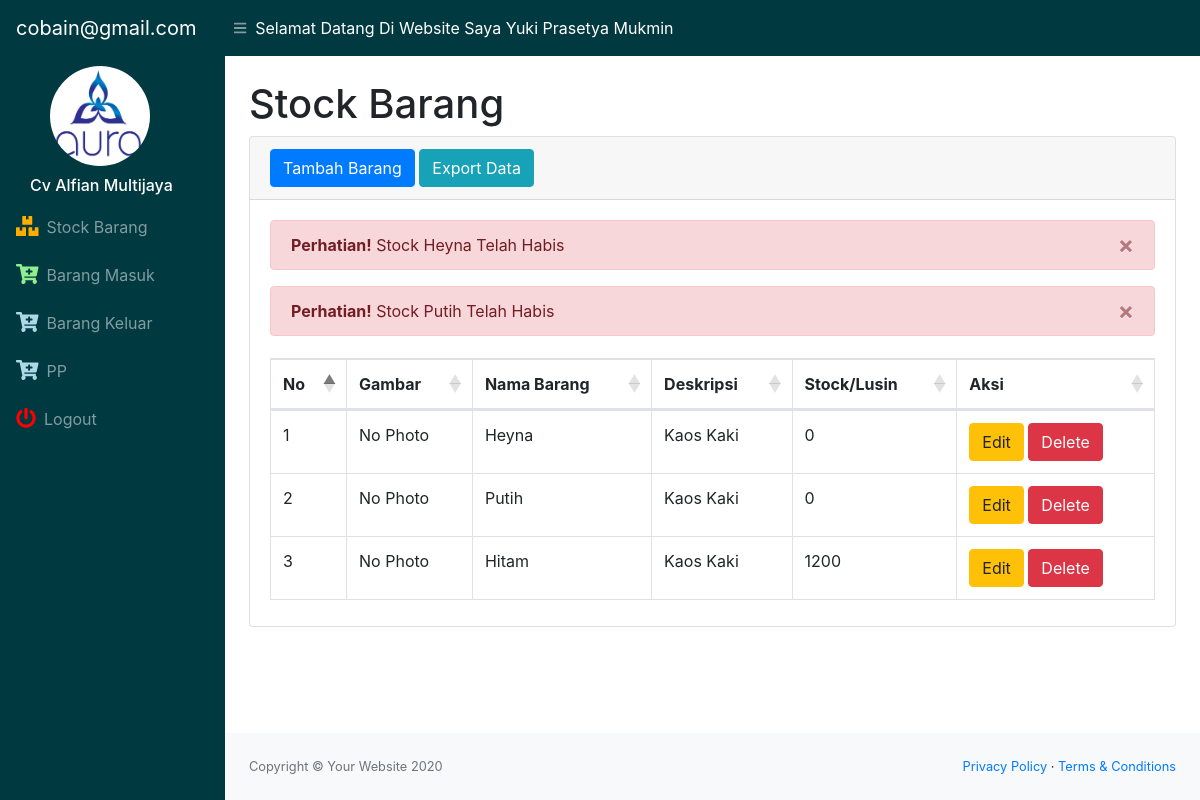
Page /admin (signed in) on the committed database.
### tables this page shows
CREATE TABLE `stock` (
  `idbarang` int(11) NOT NULL AUTO_INCREMENT,
  `namabarang` varchar(25) NOT NULL,
  `deskripsi` varchar(25) NOT NULL,
  `stock` int(11) NOT NULL,
  `image` varchar(99) DEFAULT NULL,
  PRIMARY KEY (`idbarang`)
);

### admin/index.php (the view, shortened to what this page needs)
<?php
require "../function.php";
$email = $_SESSION['email'];
?>
<!DOCTYPE html>
<html lang="en">
    <head>
        <link href="../css/styles.css" rel="stylesheet" />
        <link href="https://cdn.datatables.net/1.10.20/css/dataTables.bootstrap4.min.css" rel="stylesheet" />
    </head>
    <body class="sb-nav-fixed" >
        <nav class="sb-topnav navbar navbar-expand navbar-dark" style="background-color:#003940;" >
            <a class="navbar-brand" href="index.php"><?=$email;?></a>
            <button class="btn btn-link btn-sm order-1 order-lg-0" id="sidebarToggle" href="#"><i class="fas fa-bars"></i></button>
            <marquee style='color: white;'>Selamat Datang Di Website Saya Yuki Prasetya Mukmin</marquee>
        </nav>
        <div id="layoutSidenav">
            <div id="layoutSidenav_nav" >
                <nav class="sb-sidenav accordion sb-sidenav-dark" id="sidenavAccordion">
                    <div class="sb-sidenav-menu" style="background-color:#003940;">
                        <div class="nav">
                            <img src="aura.jpg" alt="yuki" style=" border-radius: 90%; height: 100px; width: 100px; margin-left: 50px; margin-top: 10px;">
                            <h6 style="margin-left: 30px; margin-top:10px; color: white;">Cv Alfian Multijaya</h6>
                            <a class="nav-link" href="index.php">
                                <div class="sb-nav-link-icon"><i class='fas fa-boxes' style='font-size:20px;color:#ffae00'></i></div>
                                Stock Barang
                            </a>
                            <a class="nav-link" href="masuk.php">
                                <div class="sb-nav-link-icon"><i class='fas fa-cart-plus' style='font-size:20px;color:lightgreen;'></i></div>
                                Barang Masuk
                            </a>
                            <a class="nav-link" href="keluar.php">
                                <div class="sb-nav-link-icon"><i class='fas fa-cart-plus' style='font-size:20px;color:lightblue;'></i></div>
                                Barang Keluar
                            </a>
                            <a class="nav-link" href="permintaanbarangkeluar.php">
                                <div class="sb-nav-link-icon"><i class='fas fa-cart-plus' style='font-size:20px;color:lightblue;'></i></div>
                                PP
                            </a>
                                <a class="nav-link" href="../logout.php">
                                <div class="sb-nav-link-icon"><i class='fas fa-power-off' style='font-size:20px;color:red'></i></div>
                                Logout
                            </a>
                        </div>
                    </div>
                </nav>
            </div>
            <div id="layoutSidenav_content">
                <main>
                    <div class="container-fluid" >
                        <h1 class="mt-4">Stock Barang</h1>
                        <div class="card mb-4">
                            <div class="card-header">
                              <button type="button" class="btn btn-primary" data-toggle="modal" data-target="#myModal">
                                Tambah Barang
                              </button>
                              <a href="export.php" class="btn btn-info">Export Data</a>
                            </div>
                            <div class="card-body">
                            <?php
                            $ambildatastock = mysqli_query($conn, "select * from stock where stock < 1");
                            while($fetch=mysqli_fetch_array($ambildatastock)){
                                $barang = $fetch['namabarang'];
                            ?>
                            <div class="alert alert-danger alert-dismissible">
                            <button type="button" class="close" data-dismiss="alert">&times;</button>
                            <strong>Perhatian!</strong> Stock <?=$barang;?> Telah Habis
                            </div>
                            <?php
                            }
                            ?>
                                    <table class="table table-bordered" id="mau" width="100%" cellspacing="0">
                                        <thead>
                                        <tr>
                                            <th>No</th>
                                            <th>Gambar</th>
                                            <th>Nama Barang</th>
                                            <th>Deskripsi</th>
                                            <th>Stock/Lusin</th>
                                            <th>Aksi</th>
                                        </tr>
                                        </thead>
                                        <tbody>
                                          <?php
                                        $ambilsemuadatastock = mysqli_query($conn, "select * from stock");
                                         $i = 1;
                                        while($data=mysqli_fetch_array($ambilsemuadatastock)){
                                        $namabarang = $data['namabarang'];
                                        $deskripsi = $data['deskripsi'];
                                        $stock = $data['stock'];
                                        $idb = $data['idbarang'];
                                        $gambar = $data['image'];
                                        if($gambar==null){
                                            $img = 'No Photo';
                                        } else {
                                            $img = '<img src="../images/'.$gambar.'" class="zoomable">';
                                        }
                                        ?>
                                        <tr>
                                            <td><?=$i++;?></td>
                                            <td><?=$img;?></td>
                                            <td><?=$namabarang;?></td>
                                            <td><?=$deskripsi;?></td>
                                            <td><?=$stock;?></td>
                                            <td>
                                        <button type="button" class="btn btn-warning" data-toggle="modal" data-target="#edit<?=$idb;?>">
                                                    Edit
                                            </button>
                                                 <button type="button" class="btn btn-danger" data-toggle="modal" data-target="#delete<?=$idb;?>">
                                                    Delete
                                                </button>
                                            </td>
                                        </tr>
                                        <?php
                                        };
                                        ?>
                                    </tbody>
                                    </table>
                            </div>
                        </div>
                    </div>
                </main>
                <footer class="py-4 bg-light mt-auto">
                    <div class="container-fluid">
                        <div class="d-flex align-items-center justify-content-between small">
                            <div class="text-muted">Copyright &copy; Your Website 2020</div>
                            <div>
                                <a href="#">Privacy Policy</a>
                                &middot;
                                <a href="#">Terms &amp; Conditions</a>
                            </div>
                        </div>
                    </div>
                </footer>
            </div>
        </div>
    </body>
</html>

### rows in the picture
stock: namabarang "Heyna", image "No Photo", deskripsi "Kaos Kaki", stock "0"
stock: namabarang "Putih", image "No Photo", deskripsi "Kaos Kaki", stock "0"
stock: image "No Photo", namabarang "Hitam", deskripsi "Kaos Kaki", stock "1200"

### other values in the picture
$email "cobain@gmail.com"
